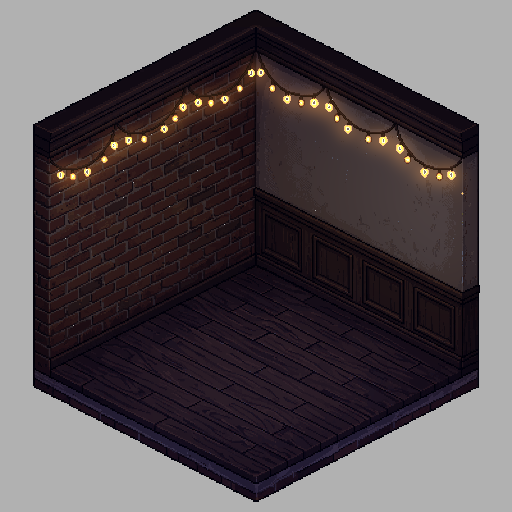

The Python source for this figure:
# A NOITE DO SALÃO, por código (o quarto mostrou que pintar a noite por edição mancha a parede): o dia vezes a luz da
# noite do QUARTO, que tem a mesma geometria (o salão é o quarto 27 px abaixo; ver README.md). As LUZINHAS ficam acesas:
# os pixels claros e quentes da fieira não escurecem, e jogam um brilho quente e suave em volta (de noite, são elas a
# luz do salão).
#   python e2e/pixel-art/salao/noite.py   → noite.png
import os
import numpy as np
from PIL import Image
from scipy.ndimage import gaussian_filter, binary_dilation

AQUI = os.path.dirname(os.path.abspath(__file__))
Q = os.path.join(AQUI, '..', 'quarto', 'novo', 'quarto', 'janelas')
dia = np.array(Image.open(os.path.join(AQUI, 'base.png')).convert('RGB')).astype(float)
qd = np.array(Image.open(os.path.join(Q, 'sem-janela-dia.png')).convert('RGB')).astype(float)
qn = np.array(Image.open(os.path.join(Q, 'sem-janela-noite.png')).convert('RGB')).astype(float)
borrar = lambda a, r: np.stack([gaussian_filter(a[..., c], r) for c in range(3)], 2)
# só onde o quarto tem quarto (o cinza em volta daria razão 1, e a borda de baixo do salão ficava clara)
foraQ = np.abs(qd - qd[0, 0]).max(2) < 20
peso = gaussian_filter((~foraQ).astype(float), 12)[..., None]
razao = borrar(np.where(foraQ[..., None], 0, qn), 12) / np.maximum(1, borrar(np.where(foraQ[..., None], 0, qd), 12))
media = razao[~foraQ].mean(0)
razao = np.where(peso > 0.5, razao, media)
# o quarto, 27 px acima: a razão dele desce 27 px para cair no mesmo lugar do salão
desloc = np.ones_like(razao) * razao[226:236].mean((0, 1))
desloc[27:] = razao[:-27]
noite = dia * np.clip(desloc, 0, 1.2)
# as luzinhas: claras, quentes e saturadas, no alto das paredes
r, g, b = dia[..., 0], dia[..., 1], dia[..., 2]
ys = np.mgrid[0:512, 0:512][0]
luz = (r > 200) & (g > 150) & (b < 150) & (r - b > 90) & (ys < 200)
luz = binary_dilation(luz, iterations=1) & (r > 150)
noite[luz] = dia[luz]
brilho = gaussian_filter(luz.astype(float), 9)
brilho = brilho / max(1e-6, brilho.max())
noite = noite + brilho[..., None] * np.array([70, 42, 12])
fora = np.abs(dia - dia[0, 0]).max(2) < 20
noite[fora] = dia[fora]
Image.fromarray(np.clip(noite, 0, 255).astype(np.uint8)).save(os.path.join(AQUI, 'noite.png'))
print('noite.png', int(luz.sum()), 'pixels de luzinha')
